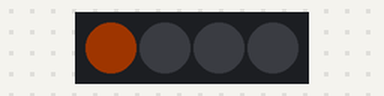
Bench run of a sketch on a simulated Arduino Uno, built with avr-gcc and run on an emulated ATmega328P. On the bench: 4 RGB LEDs in strip order, left to right. Dim RGB values are drawn brighter than linear.

Above: at 0.2 s.
At 1.7 s:
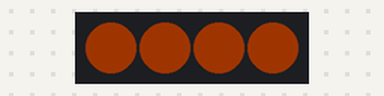
At 2.7 s:
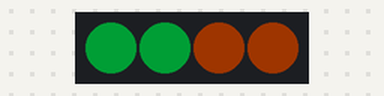
At 3.7 s:
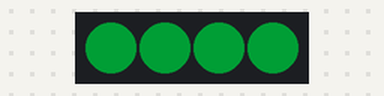
At 4.2 s:
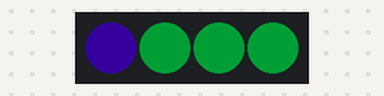
At 5.7 s:
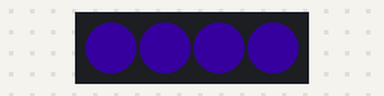
Timing chart, 0 to 7.8 s (numbered marks = the images above):
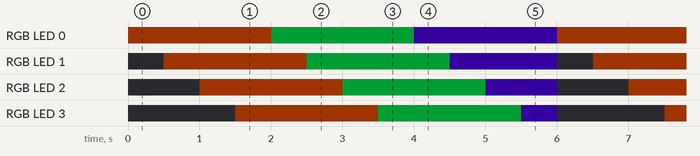

The sketch:

RGB-LED_test_code.ino
```cpp
// Author: Adafruit
// Edited by: Nasmin Uddin
// The Unforgettable Cube - RGB LEDs testing code
/*---------------------------------------------------------------------*/

//library for RGB LEDs
#include <Adafruit_NeoPixel.h>
#define PIN        7 //LED-IN pin (PCB) connected to the NeoPixels
#define NUMPIXELS  4 //number of NeoPixels
//set Adafruit_NeoPixel object as pixels
Adafruit_NeoPixel pixels(NUMPIXELS, PIN, NEO_GRB + NEO_KHZ800);
#define DELAYVAL 500
/*---------------------------------------------------------------------*/

void setup() {

    pixels.begin(); //initialise NeoPixel strip object
}
/*---------------------------------------------------------------------*/

void loop() {
    pixels.clear(); //turn all the pixels off

    // turn all LEDs orange one at a time
    for(int i=0; i<NUMPIXELS; i++) {
        pixels.setPixelColor(i, pixels.Color(30, 10, 0));
        //send the updated pixel colours to the hardware
        pixels.show();
        //time (in milliseconds) to pause between pixels
        delay(DELAYVAL);
    }

    //turn all LEDs turquoise one at a time
    for(int k=0; k<NUMPIXELS; k++) {
        pixels.setPixelColor(k, pixels.Color(0, 30, 10));
        //send the updated pixel colours to the hardware
        pixels.show();
        delay(DELAYVAL);
    }

    //turn all LEDs purple one at a time
    for(int j=0; j<NUMPIXELS; j++) {
        pixels.setPixelColor(j, pixels.Color(10, 0, 30));
        //send the updated pixel colours to the hardware
        pixels.show();
        //time (in milliseconds) to pause between pixels
        delay(DELAYVAL);
    }
}
```

Measured:
- by itself, RGB LED 0: repeats every 6.0 s: RGB(0, 30, 10) 2.0 s, RGB(10, 0, 30) 2.0 s, RGB(30, 10, 0) 2.0 s
- by itself, RGB LED 1: repeats every 6.0 s: RGB(0, 30, 10) 2.0 s, RGB(10, 0, 30) 1.5 s, off 0.50 s, RGB(30, 10, 0) 2.0 s
- by itself, RGB LED 2: repeats every 6.0 s: RGB(0, 30, 10) 2.0 s, RGB(10, 0, 30) 1.0 s, off 1.0 s, RGB(30, 10, 0) 2.0 s
- by itself, RGB LED 3: repeats every 6.0 s: RGB(0, 30, 10) 2.0 s, RGB(10, 0, 30) 0.50 s, off 1.5 s, RGB(30, 10, 0) 2.0 s
